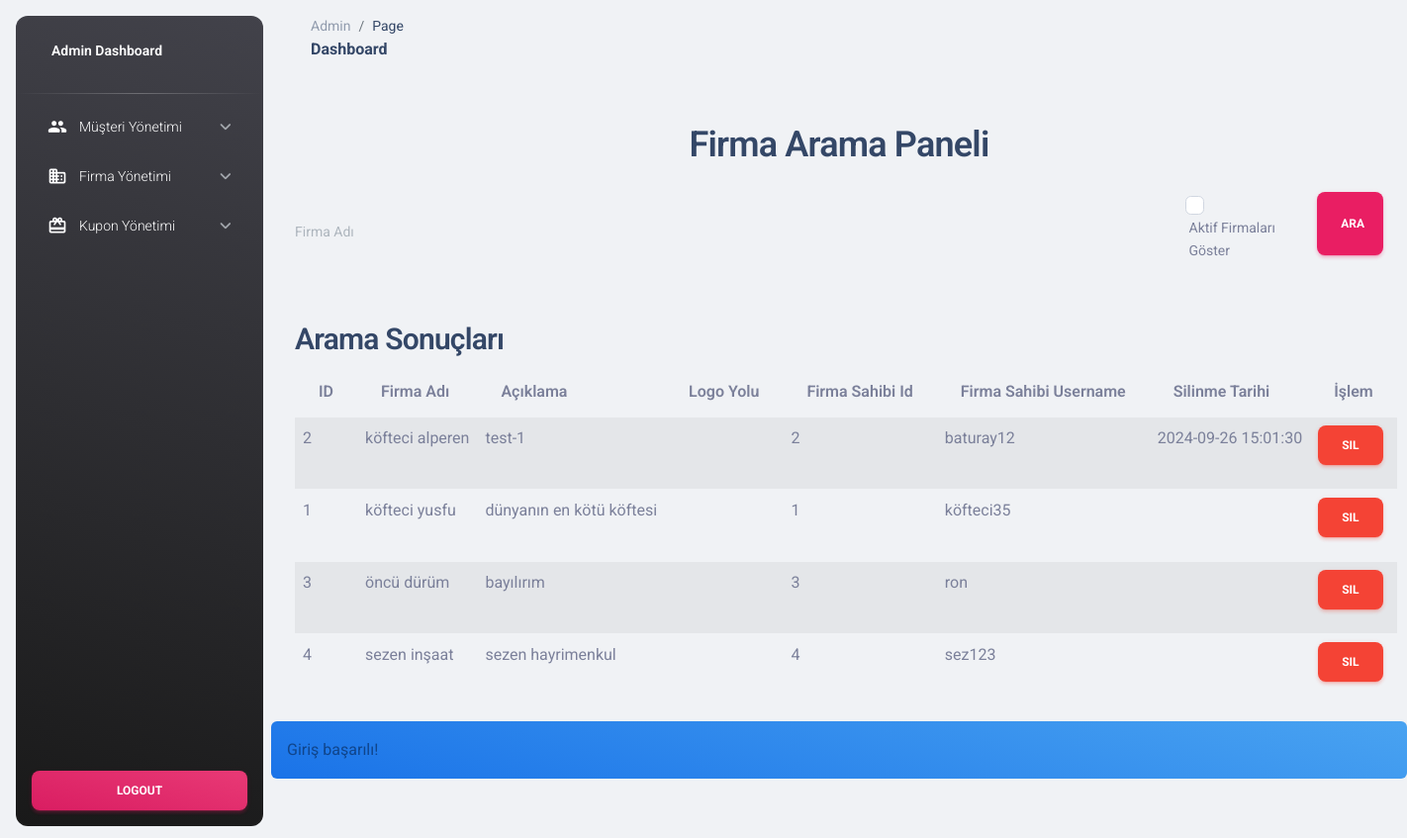
Page /admin/firma_ara_cont.php (signed in) on the committed database.
### tables this page shows
CREATE TABLE `users` (
  `id` int(11) NOT NULL,
  `company_id` int(11) DEFAULT NULL,
  `role` varchar(50) DEFAULT NULL,
  `name` varchar(100) DEFAULT NULL,
  `surname` varchar(100) DEFAULT NULL,
  `username` varchar(100) DEFAULT NULL,
  `password` varchar(255) DEFAULT NULL,
  `balance` decimal(10,2) DEFAULT 5000.00,
  `created_at` timestamp NOT NULL DEFAULT current_timestamp(),
  `deleted_at` timestamp NULL DEFAULT NULL
);

CREATE TABLE `company` (
  `id` int(11) NOT NULL,
  `name` varchar(255) DEFAULT NULL,
  `description` text DEFAULT NULL,
  `logo_path` varchar(255) DEFAULT NULL,
  `deleted_at` timestamp NULL DEFAULT NULL
);

### functions/admin/company_function.php (called while the page is built, shortened)
<?php
function search_company($name, $active)
{
    global $conn;
    $sql = "SELECT c.id, c.name, c.description, c.logo_path, c.deleted_at, u.id AS user_id, u.username
            FROM company c
            INNER JOIN users u ON c.id = u.company_id
            WHERE (c.name LIKE :name OR :name = '')
            AND u.role = 'firma' AND u.deleted_at IS NULL ";
    $stmt = $conn->prepare($sql);
    $name = "%$name%";
    $stmt->bindParam(':name', $name);
    $stmt->execute();
    $results = $stmt->fetchAll(PDO::FETCH_ASSOC);
    return $results;
}
?>

### admin/firma_ara_cont.php (the view, shortened to what this page needs)
<?php
include('includes/header.php');
include('../functions/admin/company_function.php');
$name = isset($_GET['name']) ? htmlspecialchars($_GET['name']) : '';
$active = isset($_GET['active']) && $_GET['active'] == '1';
$results = search_company($name, $active);
?>
<div class="container">
    <div class="container mt-5">
        <h2 class="text-center">Firma Arama Paneli</h2>
        <form method="GET" action="firma_ara_cont.php" class="d-flex justify-content-center mt-4">
            <input type="text" name="name" class="form-control me-2" placeholder="Firma Adı" aria-label="Firma Adı" value="<?php echo $name; ?>">
            <div class="form-check me-2">
                <input type="checkbox" name="active" value="1" class="form-check-input" id="activeCompanies" <?php echo isset($_GET['active']) ? 'checked' : ''; ?>>
                <label class="form-check-label" for="activeCompanies">Aktif Firmaları Göster</label>
            </div>
            <button type="submit" class="btn btn-primary">Ara</button>
        </form>
        <div class="mt-5">
            <h3>Arama Sonuçları</h3>
            <table class="table table-striped">
                <thead>
                    <tr>
                        <th>ID</th>
                        <th>Firma Adı</th>
                        <th>Açıklama</th>
                        <th>Logo Yolu</th>
                        <th>firma sahibi id</th>
                        <th>firma sahibi username</th>
                        <th>Silinme Tarihi</th>
                        <th>İşlem</th>
                    </tr>
                </thead>
                <tbody>
                    <?php
                    if (count($results) > 0) {
                        foreach ($results as $row) {
                            echo "<tr>
                                    <td>{$row['id']}</td>
                                    <td>{$row['name']}</td>
                                    <td>{$row['description']}</td>
                                    <td>{$row['logo_path']}</td>
                                    <td>{$row['id']}</td>
                                    <td>{$row['username']}</td>
                                    <td>{$row['deleted_at']}</td>
                                    <td>
                                        <a href='controller/delete_company.php?id={$row['id']}' class='btn btn-danger' onclick='return confirm(\"Bu firmayı silmek istediğinize emin misiniz?\");'>Sil</a>
                                    </td>
                                  </tr>";
                        }
                    } else {
                        echo "<tr><td colspan='7' class='text-center'>Sonuç bulunamadı</td></tr>";
                    }
                    ?>
                </tbody>
            </table>
        </div>
    </div>
</div>
<?php if (isset($_SESSION['message'])): ?>
    <div class="alert alert-info mt-3">
        <?php
        echo $_SESSION['message'];
        ?>
    </div>
<?php endif; ?>
<?php include('includes/footer.php'); ?>

### rows in the picture
users: company "2", company.name "köfteci alperen", company.description "test-1", username "baturay12", company.deleted_at "2024-09-26 15:01:30"
users: company "1", company.name "köfteci yusfu", company.description "dünyanın en kötü köftesi", username "köfteci35"
users: company "3", company.name "öncü dürüm", company.description "bayılırım", username "ron"
users: company "4", company.name "sezen inşaat", company.description "sezen hayrimenkul", username "sez123"

### other values in the picture
$_SESSION['message'] "Giriş başarılı!"
